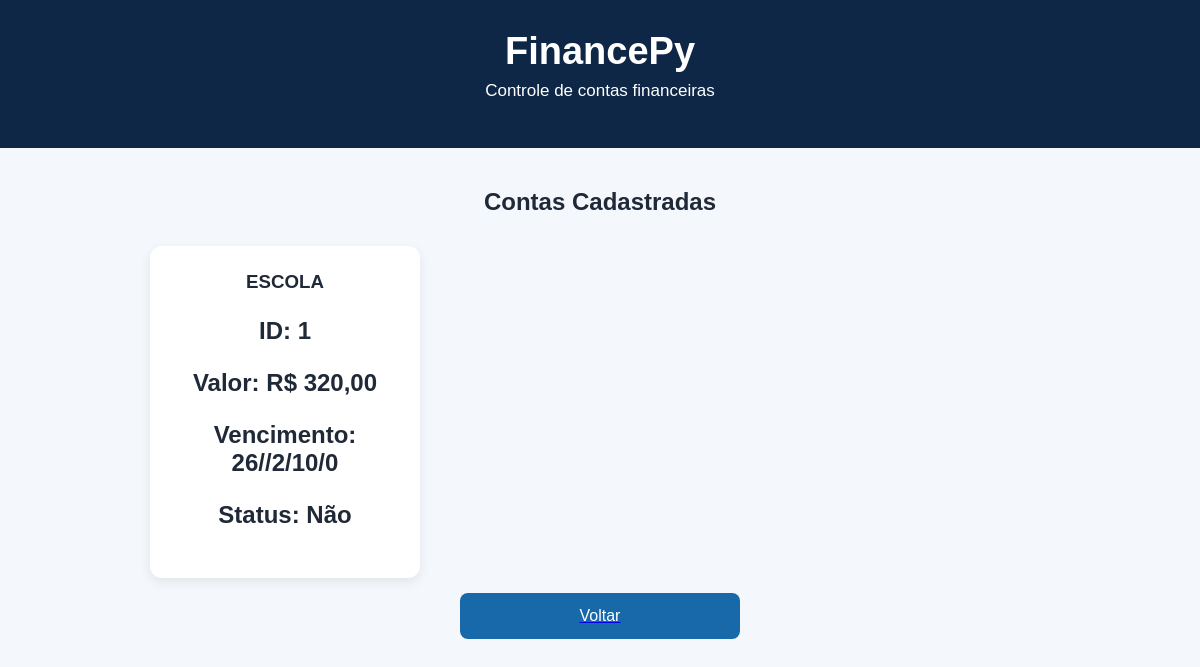
The app's page /listar, older data.
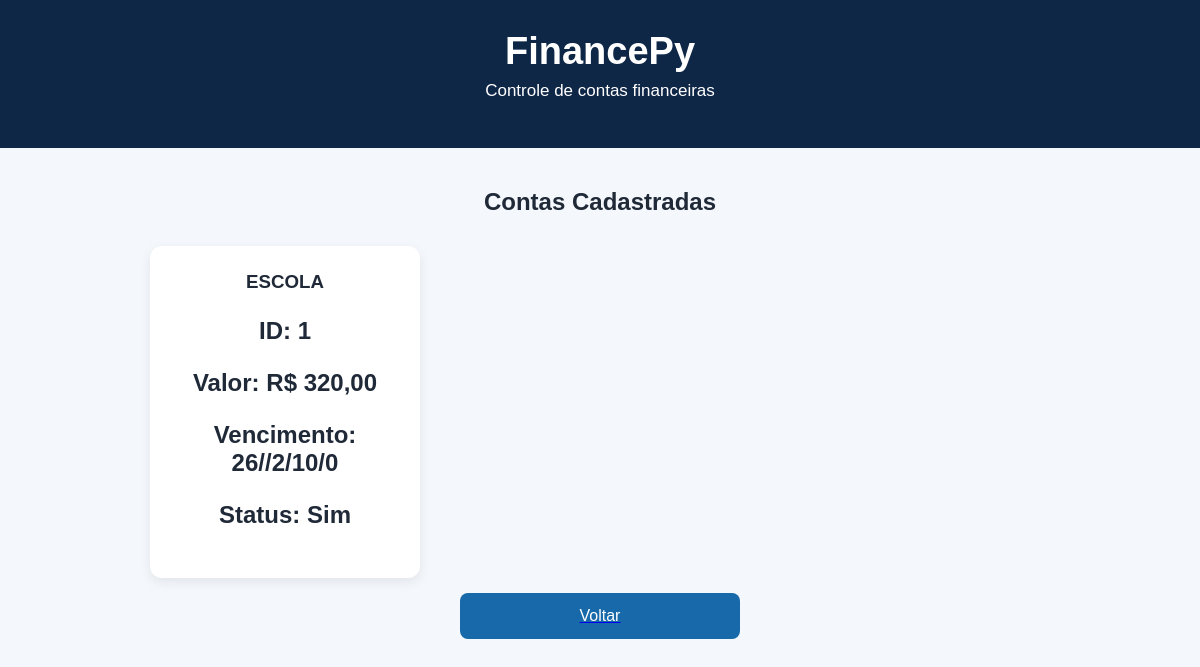
The same page, newer data.
### tables this page shows
CREATE TABLE contas(
    id INTEGER PRIMARY KEY AUTOINCREMENT,
    nome TEXT NOT NULL,
    valor REAL NOT NULL,
    vencimento TEXT NOT NULL,
    paga TEXT NOT NULL
);

### app.py (the view)
@app.route("/listar")
def listar():
    conexao = sqlite3.connect("financepy.db")
    cursor = conexao.cursor()
    cursor.execute("""
        SELECT id, nome, valor, vencimento, paga
        FROM contas
        ORDER BY id
    """)
    contas = cursor.fetchall()
    conexao.close()
    return render_template("listar.html", contas=contas)

### templates/listar.html (shortened to what this page needs)
<!DOCTYPE html>
<html lang="pt-BR">
<head>
    <link rel="stylesheet" href="{{ url_for('static', filename='style.css') }}">
</head>
<body>
    <header>
        <h1>FinancePy</h1>
        <p>Controle de contas financeiras</p>
    </header>
    <main>
        <section class="dashboard">
            <h2>Contas Cadastradas</h2>
            <div class="lista-contas">
    {% for conta in contas %}
        <div class="card">
            <h3>{{ conta[1] }}</h3>
            <p><strong>ID:</strong> {{ conta[0] }}</p>
            <p><strong>Valor:</strong> R$ {{ "%.2f"|format(conta[2])|replace(".", ",") }}</p>
            <p><strong>Vencimento:</strong> {{ conta[3][8:10] }}/{{ conta[3][5:7] }}/{{ conta[3][0:4] }}</p>
            <p><strong>Status:</strong> {{ conta[4] }}</p>
        </div>
    {% endfor %}
</div>
        <a href="/">
            <button type="button">Voltar</button>
        </a>
        </section>
    </main>
</body>
</html>

Row changes from the older to the newer data that the page shows:
changed contas "ESCOLA": paga "Não" → "Sim"
